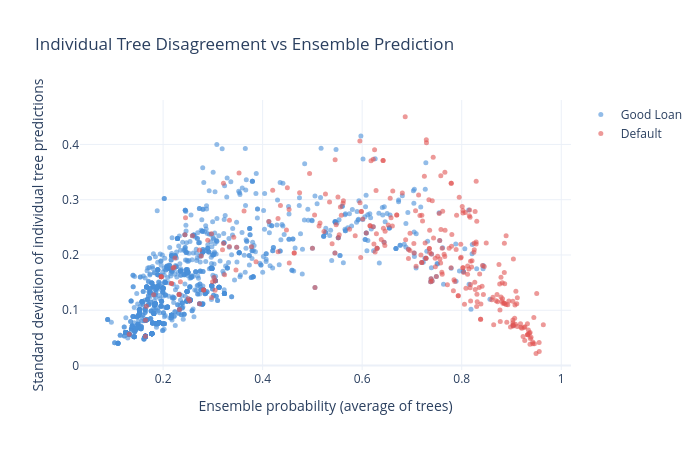

Notebook source saved alongside this figure:
### Markdown cell above
---
## 9. Ensemble Diversity and Prediction Variance

### Code cell
# Analyze individual tree predictions and their agreement
prep_obj = best_bagging.named_steps["prep"]
X_test_prep = prep_obj.transform(X_test)
ensemble = best_bagging.named_steps["clf"]

# Get predictions from each tree — slice columns per estimator's feature subset
individual_probs = np.array([
    est.predict_proba(X_test_prep[:, features])[:, 1]
    for est, features in zip(ensemble.estimators_, ensemble.estimators_features_)
])

# Ensemble prediction is the average
ensemble_prob = individual_probs.mean(axis=0)

# Variance of predictions
pred_variance = individual_probs.var(axis=0)
pred_std = individual_probs.std(axis=0)

# Plot: relationship between ensemble variance and prediction
fig = go.Figure()
for label, color, name in [(0, COLORS["accent"], "Good Loan"), (1, COLORS["red"], "Default")]:
    mask = y_test == label
    fig.add_trace(go.Scatter(
        x=ensemble_prob[mask], y=pred_std[mask],
        mode="markers", name=name,
        marker=dict(color=color, size=5, opacity=0.6),
    ))
fig.update_layout(
    title="Individual Tree Disagreement vs Ensemble Prediction",
    xaxis_title="Ensemble probability (average of trees)",
    yaxis_title="Standard deviation of individual tree predictions",
    height=450, width=700,
)
fig.show()
save_chart(fig, MODEL_SLUG, "tree_disagreement")

print(f"Prediction variance statistics:")
print(f"  Mean: {pred_variance.mean():.6f}")
print(f"  Std: {pred_variance.std():.6f}")
print(f"  Max: {pred_variance.max():.6f}")
print(f"\n  High variance = individual trees disagree (more uncertainty)")
print(f"  Low variance = individual trees agree (more confidence)")

### Figure 1 — Plotly figure (JSON) as saved in the notebook; plotly's stock layout.template omitted (floating-point values rounded to 4 significant figures; data arrays with more than 128 entries replaced by an {"elided": "..."} marker saying what was removed)
{"data": [{"marker": {"color": "#4A90D9", "opacity": 0.6, "size": 5}, "mode": "markers", "name": "Good Loan", "type": "scatter", "x": {"elided": "1193 float values"}, "y": {"elided": "1193 float values"}}, {"marker": {"color": "#E15554", "opacity": 0.6, "size": 5}, "mode": "markers", "name": "Default", "type": "scatter", "x": {"elided": "297 float values"}, "y": {"elided": "297 float values"}}], "layout": {"height": 450, "title": {"text": "Individual Tree Disagreement vs Ensemble Prediction"}, "width": 700, "xaxis": {"title": {"text": "Ensemble probability (average of trees)"}}, "yaxis": {"title": {"text": "Standard deviation of individual tree predictions"}}}}
